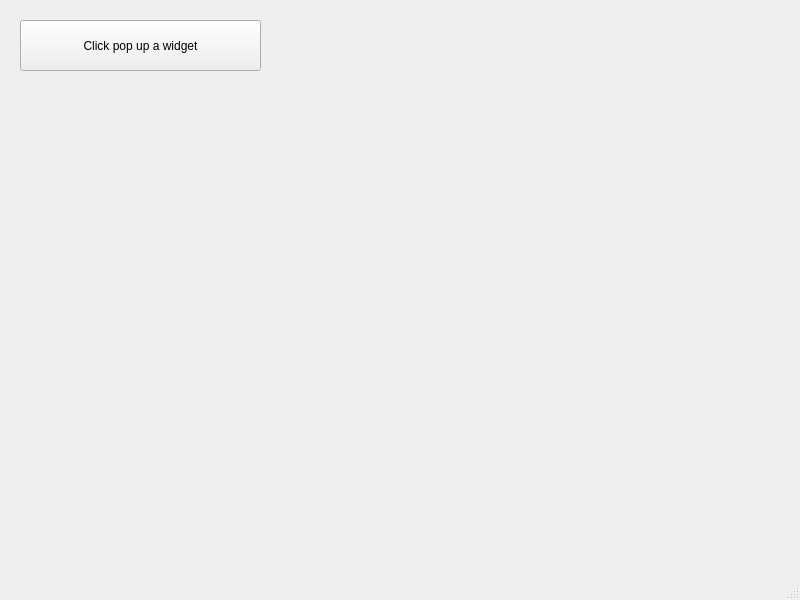
<?xml version="1.0" encoding="UTF-8"?>
<ui version="4.0">
 <class>MainWindow</class>
 <widget class="QMainWindow" name="MainWindow">
  <property name="geometry">
   <rect>
    <x>0</x>
    <y>0</y>
    <width>800</width>
    <height>600</height>
   </rect>
  </property>
  <property name="windowTitle">
   <string>MainWindow</string>
  </property>
  <widget class="QWidget" name="centralwidget">
   <widget class="QPushButton" name="popUpWidget">
    <property name="geometry">
     <rect>
      <x>20</x>
      <y>20</y>
      <width>241</width>
      <height>51</height>
     </rect>
    </property>
    <property name="text">
     <string>Click pop up a widget</string>
    </property>
   </widget>
  </widget>
  <widget class="QMenuBar" name="menubar">
   <property name="geometry">
    <rect>
     <x>0</x>
     <y>0</y>
     <width>800</width>
     <height>25</height>
    </rect>
   </property>
  </widget>
  <widget class="QStatusBar" name="statusbar"/>
 </widget>
 <resources/>
 <connections/>
</ui>
